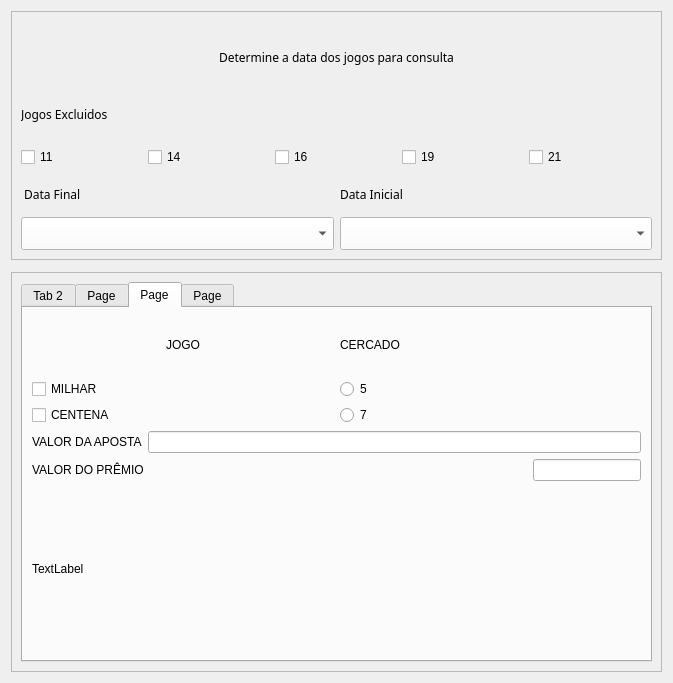
<?xml version="1.0" encoding="UTF-8"?>
<ui version="4.0">
 <class>Form</class>
 <widget class="QWidget" name="Form">
  <property name="geometry">
   <rect>
    <x>0</x>
    <y>0</y>
    <width>554</width>
    <height>683</height>
   </rect>
  </property>
  <property name="sizePolicy">
   <sizepolicy hsizetype="Minimum" vsizetype="Expanding">
    <horstretch>0</horstretch>
    <verstretch>0</verstretch>
   </sizepolicy>
  </property>
  <property name="windowTitle">
   <string>Form</string>
  </property>
  <layout class="QVBoxLayout" name="verticalLayout_10">
   <item>
    <widget class="QFrame" name="frame_3">
     <property name="frameShape">
      <enum>QFrame::StyledPanel</enum>
     </property>
     <property name="frameShadow">
      <enum>QFrame::Raised</enum>
     </property>
     <layout class="QVBoxLayout" name="verticalLayout_11">
      <item>
       <layout class="QVBoxLayout" name="verticalLayout_9">
        <item>
         <widget class="QLabel" name="label_2">
          <property name="sizePolicy">
           <sizepolicy hsizetype="Expanding" vsizetype="Expanding">
            <horstretch>0</horstretch>
            <verstretch>0</verstretch>
           </sizepolicy>
          </property>
          <property name="font">
           <font>
            <family>MS Reference Sans Serif</family>
           </font>
          </property>
          <property name="toolTip">
           <string>&lt;html&gt;&lt;head/&gt;&lt;body&gt;&lt;p align=&quot;center&quot;&gt;oi&lt;/p&gt;&lt;/body&gt;&lt;/html&gt;</string>
          </property>
          <property name="layoutDirection">
           <enum>Qt::RightToLeft</enum>
          </property>
          <property name="styleSheet">
           <string notr="true">border-color: rgb(85, 255, 127);</string>
          </property>
          <property name="text">
           <string>Determine a data dos jogos para consulta</string>
          </property>
          <property name="textFormat">
           <enum>Qt::PlainText</enum>
          </property>
          <property name="alignment">
           <set>Qt::AlignCenter</set>
          </property>
         </widget>
        </item>
        <item>
         <layout class="QGridLayout" name="gridLayout">
          <property name="horizontalSpacing">
           <number>4</number>
          </property>
          <property name="verticalSpacing">
           <number>12</number>
          </property>
          <item row="1" column="3">
           <widget class="QCheckBox" name="check_19">
            <property name="sizePolicy">
             <sizepolicy hsizetype="Expanding" vsizetype="Expanding">
              <horstretch>0</horstretch>
              <verstretch>0</verstretch>
             </sizepolicy>
            </property>
            <property name="text">
             <string>19</string>
            </property>
           </widget>
          </item>
          <item row="1" column="0">
           <widget class="QCheckBox" name="check_11">
            <property name="sizePolicy">
             <sizepolicy hsizetype="Expanding" vsizetype="Expanding">
              <horstretch>0</horstretch>
              <verstretch>0</verstretch>
             </sizepolicy>
            </property>
            <property name="text">
             <string>11</string>
            </property>
           </widget>
          </item>
          <item row="1" column="4">
           <widget class="QCheckBox" name="check_21">
            <property name="sizePolicy">
             <sizepolicy hsizetype="Expanding" vsizetype="Expanding">
              <horstretch>0</horstretch>
              <verstretch>0</verstretch>
             </sizepolicy>
            </property>
            <property name="text">
             <string>21</string>
            </property>
           </widget>
          </item>
          <item row="0" column="0" colspan="3">
           <widget class="QLabel" name="label">
            <property name="sizePolicy">
             <sizepolicy hsizetype="Expanding" vsizetype="Expanding">
              <horstretch>0</horstretch>
              <verstretch>0</verstretch>
             </sizepolicy>
            </property>
            <property name="font">
             <font>
              <family>MS Reference Sans Serif</family>
             </font>
            </property>
            <property name="toolTip">
             <string>&lt;html&gt;&lt;head/&gt;&lt;body&gt;&lt;p align=&quot;center&quot;&gt;oi&lt;/p&gt;&lt;/body&gt;&lt;/html&gt;</string>
            </property>
            <property name="layoutDirection">
             <enum>Qt::RightToLeft</enum>
            </property>
            <property name="text">
             <string>Jogos Excluidos</string>
            </property>
            <property name="textFormat">
             <enum>Qt::PlainText</enum>
            </property>
           </widget>
          </item>
          <item row="1" column="2">
           <widget class="QCheckBox" name="check_16">
            <property name="sizePolicy">
             <sizepolicy hsizetype="Expanding" vsizetype="Expanding">
              <horstretch>0</horstretch>
              <verstretch>0</verstretch>
             </sizepolicy>
            </property>
            <property name="text">
             <string>16</string>
            </property>
           </widget>
          </item>
          <item row="1" column="1">
           <widget class="QCheckBox" name="check_14">
            <property name="sizePolicy">
             <sizepolicy hsizetype="Expanding" vsizetype="Expanding">
              <horstretch>0</horstretch>
              <verstretch>0</verstretch>
             </sizepolicy>
            </property>
            <property name="text">
             <string>14</string>
            </property>
           </widget>
          </item>
         </layout>
        </item>
        <item>
         <layout class="QGridLayout" name="gridLayout_3">
          <item row="0" column="0">
           <widget class="QLabel" name="dt_final">
            <property name="sizePolicy">
             <sizepolicy hsizetype="Expanding" vsizetype="Expanding">
              <horstretch>0</horstretch>
              <verstretch>0</verstretch>
             </sizepolicy>
            </property>
            <property name="font">
             <font>
              <family>MS Reference Sans Serif</family>
             </font>
            </property>
            <property name="toolTip">
             <string>&lt;html&gt;&lt;head/&gt;&lt;body&gt;&lt;p align=&quot;center&quot;&gt;oi&lt;/p&gt;&lt;/body&gt;&lt;/html&gt;</string>
            </property>
            <property name="layoutDirection">
             <enum>Qt::RightToLeft</enum>
            </property>
            <property name="text">
             <string> Data Final</string>
            </property>
            <property name="textFormat">
             <enum>Qt::PlainText</enum>
            </property>
           </widget>
          </item>
          <item row="0" column="1">
           <widget class="QLabel" name="dt_inicio">
            <property name="sizePolicy">
             <sizepolicy hsizetype="Expanding" vsizetype="Expanding">
              <horstretch>0</horstretch>
              <verstretch>0</verstretch>
             </sizepolicy>
            </property>
            <property name="font">
             <font>
              <family>MS Reference Sans Serif</family>
             </font>
            </property>
            <property name="toolTip">
             <string>&lt;html&gt;&lt;head/&gt;&lt;body&gt;&lt;p align=&quot;center&quot;&gt;oi&lt;/p&gt;&lt;/body&gt;&lt;/html&gt;</string>
            </property>
            <property name="layoutDirection">
             <enum>Qt::RightToLeft</enum>
            </property>
            <property name="text">
             <string>Data Inicial</string>
            </property>
            <property name="textFormat">
             <enum>Qt::PlainText</enum>
            </property>
           </widget>
          </item>
          <item row="1" column="0">
           <widget class="QComboBox" name="comb_inicio">
            <property name="sizePolicy">
             <sizepolicy hsizetype="Expanding" vsizetype="Expanding">
              <horstretch>0</horstretch>
              <verstretch>0</verstretch>
             </sizepolicy>
            </property>
            <property name="styleSheet">
             <string notr="true">background-color: rgb(255, 255, 255);</string>
            </property>
           </widget>
          </item>
          <item row="1" column="1">
           <widget class="QComboBox" name="comb_final">
            <property name="sizePolicy">
             <sizepolicy hsizetype="Expanding" vsizetype="Expanding">
              <horstretch>0</horstretch>
              <verstretch>0</verstretch>
             </sizepolicy>
            </property>
            <property name="styleSheet">
             <string notr="true">background-color: rgb(255, 255, 255);</string>
            </property>
           </widget>
          </item>
         </layout>
        </item>
       </layout>
      </item>
      <item>
       <layout class="QHBoxLayout" name="horizontalLayout_2"/>
      </item>
     </layout>
    </widget>
   </item>
   <item>
    <widget class="QFrame" name="frame_2">
     <property name="frameShape">
      <enum>QFrame::StyledPanel</enum>
     </property>
     <property name="frameShadow">
      <enum>QFrame::Raised</enum>
     </property>
     <widget class="QLabel" name="label_6">
      <property name="geometry">
       <rect>
        <x>11</x>
        <y>11</y>
        <width>80</width>
        <height>20</height>
       </rect>
      </property>
      <property name="sizePolicy">
       <sizepolicy hsizetype="Expanding" vsizetype="Expanding">
        <horstretch>0</horstretch>
        <verstretch>0</verstretch>
       </sizepolicy>
      </property>
      <property name="font">
       <font>
        <family>MS Reference Sans Serif</family>
       </font>
      </property>
      <property name="toolTip">
       <string>&lt;html&gt;&lt;head/&gt;&lt;body&gt;&lt;p align=&quot;center&quot;&gt;oi&lt;/p&gt;&lt;/body&gt;&lt;/html&gt;</string>
      </property>
      <property name="layoutDirection">
       <enum>Qt::RightToLeft</enum>
      </property>
      <property name="text">
       <string>Resultado</string>
      </property>
      <property name="textFormat">
       <enum>Qt::PlainText</enum>
      </property>
      <property name="alignment">
       <set>Qt::AlignCenter</set>
      </property>
     </widget>
    </widget>
   </item>
   <item>
    <widget class="QFrame" name="frame">
     <property name="sizePolicy">
      <sizepolicy hsizetype="Minimum" vsizetype="Expanding">
       <horstretch>0</horstretch>
       <verstretch>0</verstretch>
      </sizepolicy>
     </property>
     <property name="frameShape">
      <enum>QFrame::StyledPanel</enum>
     </property>
     <property name="frameShadow">
      <enum>QFrame::Raised</enum>
     </property>
     <layout class="QVBoxLayout" name="verticalLayout_8">
      <item>
       <widget class="QTabWidget" name="tabWidget">
        <property name="sizePolicy">
         <sizepolicy hsizetype="Expanding" vsizetype="Expanding">
          <horstretch>0</horstretch>
          <verstretch>0</verstretch>
         </sizepolicy>
        </property>
        <property name="currentIndex">
         <number>2</number>
        </property>
        <widget class="QWidget" name="tab_2">
         <attribute name="title">
          <string>Tab 2</string>
         </attribute>
         <layout class="QVBoxLayout" name="verticalLayout_6">
          <item>
           <widget class="QLabel" name="label_11">
            <property name="sizePolicy">
             <sizepolicy hsizetype="Preferred" vsizetype="Fixed">
              <horstretch>0</horstretch>
              <verstretch>0</verstretch>
             </sizepolicy>
            </property>
            <property name="font">
             <font>
              <family>MS Reference Sans Serif</family>
             </font>
            </property>
            <property name="toolTip">
             <string>&lt;html&gt;&lt;head/&gt;&lt;body&gt;&lt;p align=&quot;center&quot;&gt;oi&lt;/p&gt;&lt;/body&gt;&lt;/html&gt;</string>
            </property>
            <property name="layoutDirection">
             <enum>Qt::RightToLeft</enum>
            </property>
            <property name="styleSheet">
             <string notr="true">border-color: rgb(85, 255, 127);</string>
            </property>
            <property name="text">
             <string>Inserir jogos para o banco de jogos</string>
            </property>
            <property name="textFormat">
             <enum>Qt::PlainText</enum>
            </property>
            <property name="alignment">
             <set>Qt::AlignCenter</set>
            </property>
           </widget>
          </item>
          <item>
           <widget class="QLabel" name="label_12">
            <property name="sizePolicy">
             <sizepolicy hsizetype="Preferred" vsizetype="Fixed">
              <horstretch>0</horstretch>
              <verstretch>0</verstretch>
             </sizepolicy>
            </property>
            <property name="font">
             <font>
              <family>MS Reference Sans Serif</family>
             </font>
            </property>
            <property name="toolTip">
             <string>&lt;html&gt;&lt;head/&gt;&lt;body&gt;&lt;p align=&quot;center&quot;&gt;oi&lt;/p&gt;&lt;/body&gt;&lt;/html&gt;</string>
            </property>
            <property name="layoutDirection">
             <enum>Qt::RightToLeft</enum>
            </property>
            <property name="styleSheet">
             <string notr="true">border-color: rgb(85, 255, 127);</string>
            </property>
            <property name="text">
             <string>Copiar jogo</string>
            </property>
            <property name="textFormat">
             <enum>Qt::PlainText</enum>
            </property>
            <property name="alignment">
             <set>Qt::AlignCenter</set>
            </property>
           </widget>
          </item>
          <item>
           <widget class="QLineEdit" name="line_ins_jogos">
            <property name="sizePolicy">
             <sizepolicy hsizetype="Expanding" vsizetype="Preferred">
              <horstretch>0</horstretch>
              <verstretch>0</verstretch>
             </sizepolicy>
            </property>
            <property name="styleSheet">
             <string notr="true">background-color: rgb(255, 255, 255);</string>
            </property>
           </widget>
          </item>
          <item>
           <widget class="QPushButton" name="push_ins_jogos">
            <property name="styleSheet">
             <string notr="true">background-color: rgb(255, 255, 255);</string>
            </property>
            <property name="text">
             <string>Enviar dados</string>
            </property>
           </widget>
          </item>
         </layout>
        </widget>
        <widget class="QWidget" name="tab_3">
         <attribute name="title">
          <string>Page</string>
         </attribute>
         <layout class="QVBoxLayout" name="verticalLayout_18">
          <item>
           <layout class="QVBoxLayout" name="verticalLayout_17">
            <item>
             <layout class="QHBoxLayout" name="horizontalLayout">
              <item>
               <widget class="QLabel" name="label_3">
                <property name="sizePolicy">
                 <sizepolicy hsizetype="Fixed" vsizetype="Fixed">
                  <horstretch>0</horstretch>
                  <verstretch>0</verstretch>
                 </sizepolicy>
                </property>
                <property name="text">
                 <string>POSSÍVEIS GRUPOS</string>
                </property>
               </widget>
              </item>
              <item>
               <widget class="QLineEdit" name="lineEdit_4">
                <property name="sizePolicy">
                 <sizepolicy hsizetype="Expanding" vsizetype="Fixed">
                  <horstretch>0</horstretch>
                  <verstretch>0</verstretch>
                 </sizepolicy>
                </property>
               </widget>
              </item>
             </layout>
            </item>
            <item>
             <layout class="QVBoxLayout" name="verticalLayout_16">
              <item>
               <layout class="QVBoxLayout" name="verticalLayout_15">
                <item>
                 <layout class="QHBoxLayout" name="horizontalLayout_13">
                  <item>
                   <layout class="QVBoxLayout" name="verticalLayout_2">
                    <item>
                     <widget class="QLabel" name="label_18">
                      <property name="sizePolicy">
                       <sizepolicy hsizetype="Preferred" vsizetype="Maximum">
                        <horstretch>0</horstretch>
                        <verstretch>0</verstretch>
                       </sizepolicy>
                      </property>
                      <property name="text">
                       <string>TIPO DE JOGO</string>
                      </property>
                     </widget>
                    </item>
                    <item>
                     <widget class="QRadioButton" name="radioButton_7">
                      <property name="text">
                       <string>TERNO</string>
                      </property>
                     </widget>
                    </item>
                    <item>
                     <widget class="QRadioButton" name="radioButton_6">
                      <property name="text">
                       <string>QUADRA</string>
                      </property>
                     </widget>
                    </item>
                   </layout>
                  </item>
                  <item>
                   <layout class="QVBoxLayout" name="verticalLayout_14">
                    <item>
                     <widget class="QLabel" name="label_4">
                      <property name="text">
                       <string>QUANTIDADE DE GRUPOS</string>
                      </property>
                     </widget>
                    </item>
                    <item>
                     <widget class="QRadioButton" name="radioButton_5">
                      <property name="text">
                       <string>3</string>
                      </property>
                     </widget>
                    </item>
                    <item>
                     <widget class="QRadioButton" name="radioButton_4">
                      <property name="text">
                       <string>4</string>
                      </property>
                     </widget>
                    </item>
                    <item>
                     <widget class="QRadioButton" name="radioButton_3">
                      <property name="text">
                       <string>5</string>
                      </property>
                     </widget>
                    </item>
                    <item>
                     <widget class="QRadioButton" name="radioButton_2">
                      <property name="text">
                       <string>6</string>
                      </property>
                     </widget>
                    </item>
                    <item>
                     <widget class="QRadioButton" name="radioButton">
                      <property name="text">
                       <string>7</string>
                      </property>
                     </widget>
                    </item>
                   </layout>
                  </item>
                 </layout>
                </item>
                <item>
                 <layout class="QHBoxLayout" name="horizontalLayout_3">
                  <item>
                   <widget class="QLabel" name="label_19">
                    <property name="text">
                     <string>VALOR PAGO</string>
                    </property>
                   </widget>
                  </item>
                  <item>
                   <widget class="QLineEdit" name="lineEdit_5">
                    <property name="sizePolicy">
                     <sizepolicy hsizetype="Fixed" vsizetype="Fixed">
                      <horstretch>0</horstretch>
                      <verstretch>0</verstretch>
                     </sizepolicy>
                    </property>
                    <property name="text">
                     <string>R$</string>
                    </property>
                   </widget>
                  </item>
                  <item>
                   <widget class="QLabel" name="label_25">
                    <property name="sizePolicy">
                     <sizepolicy hsizetype="Expanding" vsizetype="Preferred">
                      <horstretch>0</horstretch>
                      <verstretch>0</verstretch>
                     </sizepolicy>
                    </property>
                    <property name="text">
                     <string>TextLabel</string>
                    </property>
                   </widget>
                  </item>
                 </layout>
                </item>
               </layout>
              </item>
              <item>
               <layout class="QVBoxLayout" name="verticalLayout">
                <item>
                 <layout class="QVBoxLayout" name="verticalLayout_3">
                  <item>
                   <widget class="QLabel" name="label_21">
                    <property name="text">
                     <string>ESPAÇO DE TEMPO SEM SAIR</string>
                    </property>
                    <property name="alignment">
                     <set>Qt::AlignCenter</set>
                    </property>
                   </widget>
                  </item>
                  <item>
                   <layout class="QHBoxLayout" name="horizontalLayout_6">
                    <item>
                     <widget class="QLabel" name="label_9">
                      <property name="sizePolicy">
                       <sizepolicy hsizetype="Fixed" vsizetype="Preferred">
                        <horstretch>0</horstretch>
                        <verstretch>0</verstretch>
                       </sizepolicy>
                      </property>
                      <property name="text">
                       <string>VALOR INICIAL</string>
                      </property>
                      <property name="alignment">
                       <set>Qt::AlignLeading|Qt::AlignLeft|Qt::AlignVCenter</set>
                      </property>
                     </widget>
                    </item>
                    <item>
                     <widget class="QLineEdit" name="lineEdit_6">
                      <property name="sizePolicy">
                       <sizepolicy hsizetype="Fixed" vsizetype="Fixed">
                        <horstretch>0</horstretch>
                        <verstretch>0</verstretch>
                       </sizepolicy>
                      </property>
                      <property name="alignment">
                       <set>Qt::AlignLeading|Qt::AlignLeft|Qt::AlignVCenter</set>
                      </property>
                     </widget>
                    </item>
                    <item>
                     <widget class="QLabel" name="label_24">
                      <property name="sizePolicy">
                       <sizepolicy hsizetype="Expanding" vsizetype="Preferred">
                        <horstretch>0</horstretch>
                        <verstretch>0</verstretch>
                       </sizepolicy>
                      </property>
                      <property name="text">
                       <string/>
                      </property>
                     </widget>
                    </item>
                   </layout>
                  </item>
                  <item>
                   <layout class="QHBoxLayout" name="horizontalLayout_7">
                    <item>
                     <widget class="QLabel" name="label_10">
                      <property name="sizePolicy">
                       <sizepolicy hsizetype="Fixed" vsizetype="Preferred">
                        <horstretch>50</horstretch>
                        <verstretch>0</verstretch>
                       </sizepolicy>
                      </property>
                      <property name="text">
                       <string>VALOR FINAL</string>
                      </property>
                     </widget>
                    </item>
                    <item>
                     <widget class="QLineEdit" name="lineEdit_7">
                      <property name="sizePolicy">
                       <sizepolicy hsizetype="Fixed" vsizetype="Fixed">
                        <horstretch>4</horstretch>
                        <verstretch>0</verstretch>
                       </sizepolicy>
                      </property>
                     </widget>
                    </item>
                    <item>
                     <widget class="QLabel" name="label_23">
                      <property name="sizePolicy">
                       <sizepolicy hsizetype="Expanding" vsizetype="Preferred">
                        <horstretch>0</horstretch>
                        <verstretch>0</verstretch>
                       </sizepolicy>
                      </property>
                      <property name="text">
                       <string/>
                      </property>
                     </widget>
                    </item>
                   </layout>
                  </item>
                 </layout>
                </item>
                <item>
                 <layout class="QHBoxLayout" name="horizontalLayout_12">
                  <item>
                   <widget class="QLabel" name="label_13">
                    <property name="text">
                     <string>QUANTIDADE DE GRUPOS SORTEADOS</string>
                    </property>
                   </widget>
                  </item>
                  <item>
                   <widget class="QLineEdit" name="lineEdit_8">
                    <property name="sizePolicy">
                     <sizepolicy hsizetype="Fixed" vsizetype="Fixed">
                      <horstretch>0</horstretch>
                      <verstretch>0</verstretch>
                     </sizepolicy>
                    </property>
                   </widget>
                  </item>
                  <item>
                   <widget class="QLabel" name="label_22">
                    <property name="sizePolicy">
                     <sizepolicy hsizetype="Expanding" vsizetype="Expanding">
                      <horstretch>0</horstretch>
                      <verstretch>0</verstretch>
                     </sizepolicy>
                    </property>
                    <property name="text">
                     <string/>
                    </property>
                   </widget>
                  </item>
                 </layout>
                </item>
                <item>
                 <layout class="QHBoxLayout" name="horizontalLayout_5">
                  <item>
                   <widget class="QLabel" name="label_5">
                    <property name="sizePolicy">
                     <sizepolicy hsizetype="Fixed" vsizetype="Fixed">
                      <horstretch>0</horstretch>
                      <verstretch>0</verstretch>
                     </sizepolicy>
                    </property>
                    <property name="text">
                     <string/>
                    </property>
                   </widget>
                  </item>
                  <item>
                   <widget class="QPushButton" name="push_g_sorteio">
                    <property name="sizePolicy">
                     <sizepolicy hsizetype="Maximum" vsizetype="Fixed">
                      <horstretch>0</horstretch>
                      <verstretch>0</verstretch>
                     </sizepolicy>
                    </property>
                    <property name="styleSheet">
                     <string notr="true">background-color: rgb(255, 255, 255);</string>
                    </property>
                    <property name="text">
                     <string>Possíveis Grupos / Próximo Sorteio</string>
                    </property>
                   </widget>
                  </item>
                  <item>
                   <widget class="QLabel" name="label_8">
                    <property name="sizePolicy">
                     <sizepolicy hsizetype="Fixed" vsizetype="Fixed">
                      <horstretch>0</horstretch>
                      <verstretch>0</verstretch>
                     </sizepolicy>
                    </property>
                    <property name="text">
                     <string/>
                    </property>
                   </widget>
                  </item>
                 </layout>
                </item>
               </layout>
              </item>
             </layout>
            </item>
           </layout>
          </item>
         </layout>
        </widget>
        <widget class="QWidget" name="tab_4">
         <attribute name="title">
          <string>Page</string>
         </attribute>
         <layout class="QVBoxLayout" name="verticalLayout_24">
          <item>
           <layout class="QVBoxLayout" name="verticalLayout_23">
            <item>
             <layout class="QVBoxLayout" name="verticalLayout_22">
              <item>
               <layout class="QHBoxLayout" name="horizontalLayout_15">
                <item>
                 <layout class="QVBoxLayout" name="verticalLayout_12">
                  <item>
                   <widget class="QLabel" name="label_26">
                    <property name="text">
                     <string>JOGO</string>
                    </property>
                    <property name="alignment">
                     <set>Qt::AlignCenter</set>
                    </property>
                   </widget>
                  </item>
                  <item>
                   <layout class="QVBoxLayout" name="verticalLayout_7">
                    <item>
                     <widget class="QCheckBox" name="checkBox">
                      <property name="text">
                       <string>MILHAR</string>
                      </property>
                     </widget>
                    </item>
                    <item>
                     <widget class="QCheckBox" name="checkBox_2">
                      <property name="text">
                       <string>CENTENA</string>
                      </property>
                     </widget>
                    </item>
                   </layout>
                  </item>
                 </layout>
                </item>
                <item>
                 <layout class="QVBoxLayout" name="verticalLayout_20">
                  <item>
                   <widget class="QLabel" name="label_27">
                    <property name="text">
                     <string>CERCADO</string>
                    </property>
                   </widget>
                  </item>
                  <item>
                   <layout class="QVBoxLayout" name="verticalLayout_19">
                    <item>
                     <widget class="QRadioButton" name="radioButton_10">
                      <property name="text">
                       <string>5</string>
                      </property>
                     </widget>
                    </item>
                    <item>
                     <widget class="QRadioButton" name="radioButton_11">
                      <property name="text">
                       <string>7</string>
                      </property>
                     </widget>
                    </item>
                   </layout>
                  </item>
                 </layout>
                </item>
               </layout>
              </item>
              <item>
               <layout class="QVBoxLayout" name="verticalLayout_21">
                <item>
                 <layout class="QHBoxLayout" name="horizontalLayout_16">
                  <item>
                   <widget class="QLabel" name="label_28">
                    <property name="sizePolicy">
                     <sizepolicy hsizetype="Fixed" vsizetype="Minimum">
                      <horstretch>0</horstretch>
                      <verstretch>0</verstretch>
                     </sizepolicy>
                    </property>
                    <property name="text">
                     <string>VALOR DA APOSTA</string>
                    </property>
                   </widget>
                  </item>
                  <item>
                   <widget class="QLineEdit" name="lineEdit_9">
                    <property name="sizePolicy">
                     <sizepolicy hsizetype="Expanding" vsizetype="Fixed">
                      <horstretch>15</horstretch>
                      <verstretch>0</verstretch>
                     </sizepolicy>
                    </property>
                   </widget>
                  </item>
                 </layout>
                </item>
                <item>
                 <layout class="QHBoxLayout" name="horizontalLayout_17">
                  <item>
                   <widget class="QLabel" name="label_29">
                    <property name="text">
                     <string>VALOR DO PRÊMIO</string>
                    </property>
                   </widget>
                  </item>
                  <item>
                   <widget class="QLineEdit" name="lineEdit_10">
                    <property name="sizePolicy">
                     <sizepolicy hsizetype="Fixed" vsizetype="Fixed">
                      <horstretch>0</horstretch>
                      <verstretch>0</verstretch>
                     </sizepolicy>
                    </property>
                   </widget>
                  </item>
                 </layout>
                </item>
               </layout>
              </item>
             </layout>
            </item>
            <item>
             <widget class="QLabel" name="label_30">
              <property name="text">
               <string>TextLabel</string>
              </property>
             </widget>
            </item>
           </layout>
          </item>
         </layout>
        </widget>
        <widget class="QWidget" name="tab_5">
         <attribute name="title">
          <string>Page</string>
         </attribute>
         <layout class="QVBoxLayout" name="verticalLayout_13">
          <item>
           <layout class="QHBoxLayout" name="horizontalLayout_11">
            <item>
             <layout class="QVBoxLayout" name="verticalLayout_5">
              <item>
               <layout class="QVBoxLayout" name="verticalLayout_4">
                <item>
                 <layout class="QHBoxLayout" name="horizontalLayout_8">
                  <item>
                   <widget class="QLabel" name="label_14">
                    <property name="sizePolicy">
                     <sizepolicy hsizetype="Expanding" vsizetype="Preferred">
                      <horstretch>0</horstretch>
                      <verstretch>0</verstretch>
                     </sizepolicy>
                    </property>
                    <property name="text">
                     <string>VALOR INICIAL </string>
                    </property>
                   </widget>
                  </item>
                  <item>
                   <widget class="QLineEdit" name="lineEdit">
                    <property name="sizePolicy">
                     <sizepolicy hsizetype="Expanding" vsizetype="Fixed">
                      <horstretch>0</horstretch>
                      <verstretch>0</verstretch>
                     </sizepolicy>
                    </property>
                   </widget>
                  </item>
                 </layout>
                </item>
                <item>
                 <layout class="QHBoxLayout" name="horizontalLayout_9">
                  <item>
                   <widget class="QLabel" name="label_15">
                    <property name="sizePolicy">
                     <sizepolicy hsizetype="Expanding" vsizetype="Preferred">
                      <horstretch>0</horstretch>
                      <verstretch>0</verstretch>
                     </sizepolicy>
                    </property>
                    <property name="text">
                     <string>VALOR FINAL</string>
                    </property>
                   </widget>
                  </item>
                  <item>
                   <widget class="QLineEdit" name="lineEdit_2">
                    <property name="sizePolicy">
                     <sizepolicy hsizetype="Expanding" vsizetype="Fixed">
                      <horstretch>0</horstretch>
                      <verstretch>0</verstretch>
                     </sizepolicy>
                    </property>
                   </widget>
                  </item>
                 </layout>
                </item>
                <item>
                 <layout class="QHBoxLayout" name="horizontalLayout_4">
                  <item>
                   <widget class="QLabel" name="label_7">
                    <property name="sizePolicy">
                     <sizepolicy hsizetype="Preferred" vsizetype="Fixed">
                      <horstretch>0</horstretch>
                      <verstretch>0</verstretch>
                     </sizepolicy>
                    </property>
                    <property name="text">
                     <string>QUANTIDADE DE GRUPOS SORTEADOS</string>
                    </property>
                   </widget>
                  </item>
                  <item>
                   <widget class="QLineEdit" name="lineEdit_3"/>
                  </item>
                 </layout>
                </item>
               </layout>
              </item>
              <item>
               <widget class="QLabel" name="label_20">
                <property name="sizePolicy">
                 <sizepolicy hsizetype="Preferred" vsizetype="Fixed">
                  <horstretch>0</horstretch>
                  <verstretch>0</verstretch>
                 </sizepolicy>
                </property>
                <property name="text">
                 <string>TIPO DE JOGO</string>
                </property>
                <property name="alignment">
                 <set>Qt::AlignCenter</set>
                </property>
               </widget>
              </item>
              <item>
               <layout class="QHBoxLayout" name="horizontalLayout_14">
                <item>
                 <widget class="QRadioButton" name="radioButton_8">
                  <property name="text">
                   <string>TERNO</string>
                  </property>
                 </widget>
                </item>
                <item>
                 <widget class="QRadioButton" name="radioButton_9">
                  <property name="sizePolicy">
                   <sizepolicy hsizetype="Minimum" vsizetype="Maximum">
                    <horstretch>0</horstretch>
                    <verstretch>0</verstretch>
                   </sizepolicy>
                  </property>
                  <property name="text">
                   <string>QUADRA</string>
                  </property>
                 </widget>
                </item>
               </layout>
              </item>
              <item>
               <layout class="QHBoxLayout" name="horizontalLayout_10">
                <item>
                 <widget class="QLabel" name="label_16">
                  <property name="text">
                   <string/>
                  </property>
                 </widget>
                </item>
                <item>
                 <widget class="QPushButton" name="pushButton">
                  <property name="text">
                   <string>PushButton</string>
                  </property>
                 </widget>
                </item>
                <item>
                 <widget class="QLabel" name="label_17">
                  <property name="text">
                   <string/>
                  </property>
                 </widget>
                </item>
               </layout>
              </item>
             </layout>
            </item>
            <item>
             <widget class="QTextEdit" name="textEdit"/>
            </item>
           </layout>
          </item>
         </layout>
        </widget>
       </widget>
      </item>
     </layout>
    </widget>
   </item>
  </layout>
 </widget>
 <resources/>
 <connections/>
</ui>
